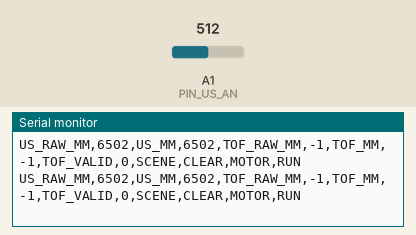
A sketch run on a simulated Arduino Uno, built for the host (arithmetic inside an expression is 32-bit, double 64-bit). Parts: the last lines printed to the serial monitor. The test bench sets the inputs (shaded band); at power-on: A1 (PIN_US_AN) = 512.

Above: at 1.2 s.
1.3 s: A1 (PIN_US_AN) set to 26
At 1.32 s:
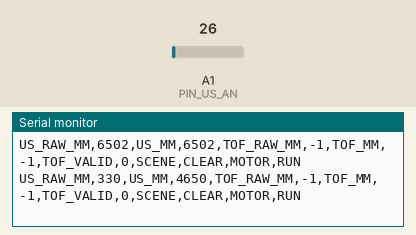
2.8 s: A1 (PIN_US_AN) set to 22
At 3.02 s:
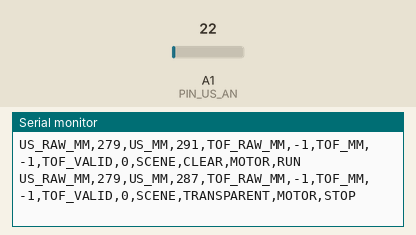
Timing chart, 0 to 5.8 s (numbered marks = the images above; inputs shaded):
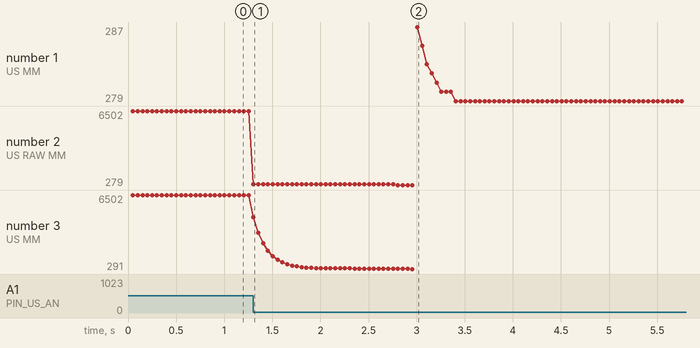

Measured:
- the behaviour switches between 24 and 23 on A1 (PIN_US_AN) (found by bisection; images 1 and 2)
- after the input at 1.3 s, the serial monitor: prints a new line at once (image 1)
- after the input at 2.8 s, the serial monitor: prints a new line at once (image 2)
- plotted number 2: 6502 → 330 after the input at 1.3 s, 330 → 279 after the input at 2.8 s
- plotted number 3: 6502 → 330 after the input at 1.3 s, 330 → 291 after the input at 2.8 s

The sketch:

FusionStop.ino
```cpp
// FusionStop.ino — Ultrasonic + ToF fusion -> detect solid / transparent / smoke -> DC motor start/stop
// Team G, Sensors & Motor Control Lab
//
// Idea (Hopkins et al., arXiv:2510.06518): sound reflects off glass, light mostly passes through.
// When the two sensors DISAGREE, that tells us what's in front:
//
//   Ultrasonic | ToF          | Scene         | Motor
//   -----------|--------------|---------------|------
//   far        | far          | CLEAR         | RUN
//   near       | near         | SOLID         | STOP
//   near       | far/no echo  | TRANSPARENT   | STOP  (light passed through, sound bounced)
//   far        | near         | SMOKE         | RUN   (light scattered, sound passed through)
//
// Library: Library Manager -> "SparkFun VL53L1X 4m Laser Distance Sensor"
// Wiring:
//   VL53L1X  SDA->A4, SCL->A5, 3.3V, GND
//   Ultrasonic (Pololu 723) AN->A1, +5V, GND
//   L298     ENA->5, IN1->7, IN2->8, motor supply from bench PSU, common GND
// Mount both sensors side by side, facing the same direction.

#include <Wire.h>
#include <SparkFun_VL53L1X.h>

// ======================= PINS =======================
#define PIN_US_AN   A1
#define PIN_DC_ENA  5
#define PIN_DC_IN1  7
#define PIN_DC_IN2  8

// ======================= TUNABLES =======================
const int   RUN_PWM    = 180;   // forward speed when running (0..255)
const int   STOP_MM    = 300;   // obstacle closer than this -> stop
const int   RESTART_MM = 400;   // must clear past this to run again (hysteresis)
const int   CONFIRM_N  = 3;     // readings in a row before a new scene is accepted
const float US_ALPHA   = 0.3;   // ultrasonic EMA filter weight (lower = smoother)
const float TOF_ALPHA  = 0.4;   // ToF EMA filter weight

// ======================= STATE =======================
enum Scene { SCENE_CLEAR = 0, SCENE_SOLID = 1, SCENE_TRANSPARENT = 2, SCENE_SMOKE = 3 };

SFEVL53L1X tof;
bool  tofOk     = false;
bool  tofValid  = false;
int   tofRawMm  = -1;
float tofFiltMm = -1;

int   usAdc     = 0;
float usRawMm   = 0;
float usFiltMm  = -1;

Scene candidate = SCENE_CLEAR;
Scene confirmed = SCENE_CLEAR;
int   streak    = 0;
bool  stopped   = false;

int   dcPwm     = 0;

unsigned long lastMs = 0;
char buf[120];

// ======================= ULTRASONIC =======================
// LV-MaxSonar-EZ analog out = Vcc/512 per inch -> ~2 ADC counts per inch at 5 V.
// Check against a tape measure (transfer-function plot). Blind below ~15 cm.
void usUpdate() {
  usAdc   = analogRead(PIN_US_AN);
  usRawMm = (usAdc / 2.0) * 25.4;
  usFiltMm = (usFiltMm < 0) ? usRawMm : US_ALPHA * usRawMm + (1.0 - US_ALPHA) * usFiltMm;
}

// ======================= TOF =======================
bool tofBegin() {
  Wire.begin();
  if (tof.begin() != 0) return false;   // 0 = success
  tof.setDistanceModeLong();            // up to ~4 m
  tof.setTimingBudgetInMs(50);
  tof.setIntermeasurementPeriod(50);
  tof.startRanging();
  return true;
}

void tofUpdate() {
  if (!tofOk || !tof.checkForDataReady()) return;
  tofRawMm = tof.getDistance();
  tofValid = (tof.getRangeStatus() == 0);   // 0 = good measurement
  tof.clearInterrupt();
  if (tofValid) {
    tofFiltMm = (tofFiltMm < 0) ? tofRawMm : TOF_ALPHA * tofRawMm + (1.0 - TOF_ALPHA) * tofFiltMm;
  }
}

// ======================= DC MOTOR =======================
void dcSetPwm(int pwm) {
  pwm = constrain(pwm, -255, 255);
  if (pwm > 0)      { digitalWrite(PIN_DC_IN1, HIGH); digitalWrite(PIN_DC_IN2, LOW);  }
  else if (pwm < 0) { digitalWrite(PIN_DC_IN1, LOW);  digitalWrite(PIN_DC_IN2, HIGH); }
  else              { digitalWrite(PIN_DC_IN1, LOW);  digitalWrite(PIN_DC_IN2, LOW);  }
  analogWrite(PIN_DC_ENA, abs(pwm));
  dcPwm = pwm;
}

// ======================= FUSION =======================
Scene classify(int usMm, int tofMm, bool valid, int threshMm) {
  bool usNear  = usMm < threshMm;
  bool tofNear = valid && tofMm >= 0 && tofMm < threshMm;

  if (usNear && tofNear)  return SCENE_SOLID;        // both see it
  if (usNear && !tofNear) return SCENE_TRANSPARENT;  // sound bounced, light passed through
  if (!usNear && tofNear) return SCENE_SMOKE;        // light scattered, sound passed through
  return SCENE_CLEAR;
}

void fusionUpdate(int usMm, int tofMm, bool valid) {
  // while stopped, use the larger threshold so the motor doesn't flicker at the edge
  int thresh = stopped ? RESTART_MM : STOP_MM;
  Scene s = classify(usMm, tofMm, valid, thresh);

  // temporal consistency: accept a new scene only after CONFIRM_N readings in a row
  if (s == candidate) { if (streak < CONFIRM_N) streak++; }
  else                { candidate = s; streak = 1; }
  if (streak >= CONFIRM_N) confirmed = candidate;

  // smoke is not a physical obstacle -> keep going
  stopped = (confirmed == SCENE_SOLID || confirmed == SCENE_TRANSPARENT);
}

const char* sceneName(Scene s) {
  switch (s) {
    case SCENE_SOLID:       return "SOLID";
    case SCENE_TRANSPARENT: return "TRANSPARENT";
    case SCENE_SMOKE:       return "SMOKE";
    default:                return "CLEAR";
  }
}


void setup() {
  Serial.begin(115200);

  pinMode(PIN_US_AN, INPUT);
  pinMode(PIN_DC_ENA, OUTPUT);
  pinMode(PIN_DC_IN1, OUTPUT);
  pinMode(PIN_DC_IN2, OUTPUT);
  dcSetPwm(0);

  tofOk = tofBegin();
  if (!tofOk) Serial.println("ERR,VL53L1X not found - check wiring");
}

void loop() {
  tofUpdate();

  if (millis() - lastMs >= 50) {       // 20 Hz
    lastMs = millis();
    usUpdate();

    fusionUpdate((int)usFiltMm, (int)tofFiltMm, tofValid);
    dcSetPwm(stopped ? 0 : RUN_PWM);


    snprintf(buf, sizeof(buf),
             "US_RAW_MM,%d,US_MM,%d,TOF_RAW_MM,%d,TOF_MM,%d,TOF_VALID,%d,SCENE,%s,MOTOR,%s",
             (int)usRawMm, (int)usFiltMm, tofRawMm, (int)tofFiltMm, tofValid ? 1 : 0,
             sceneName(confirmed), stopped ? "STOP" : "RUN");
    Serial.println(buf);
  }
}
```
